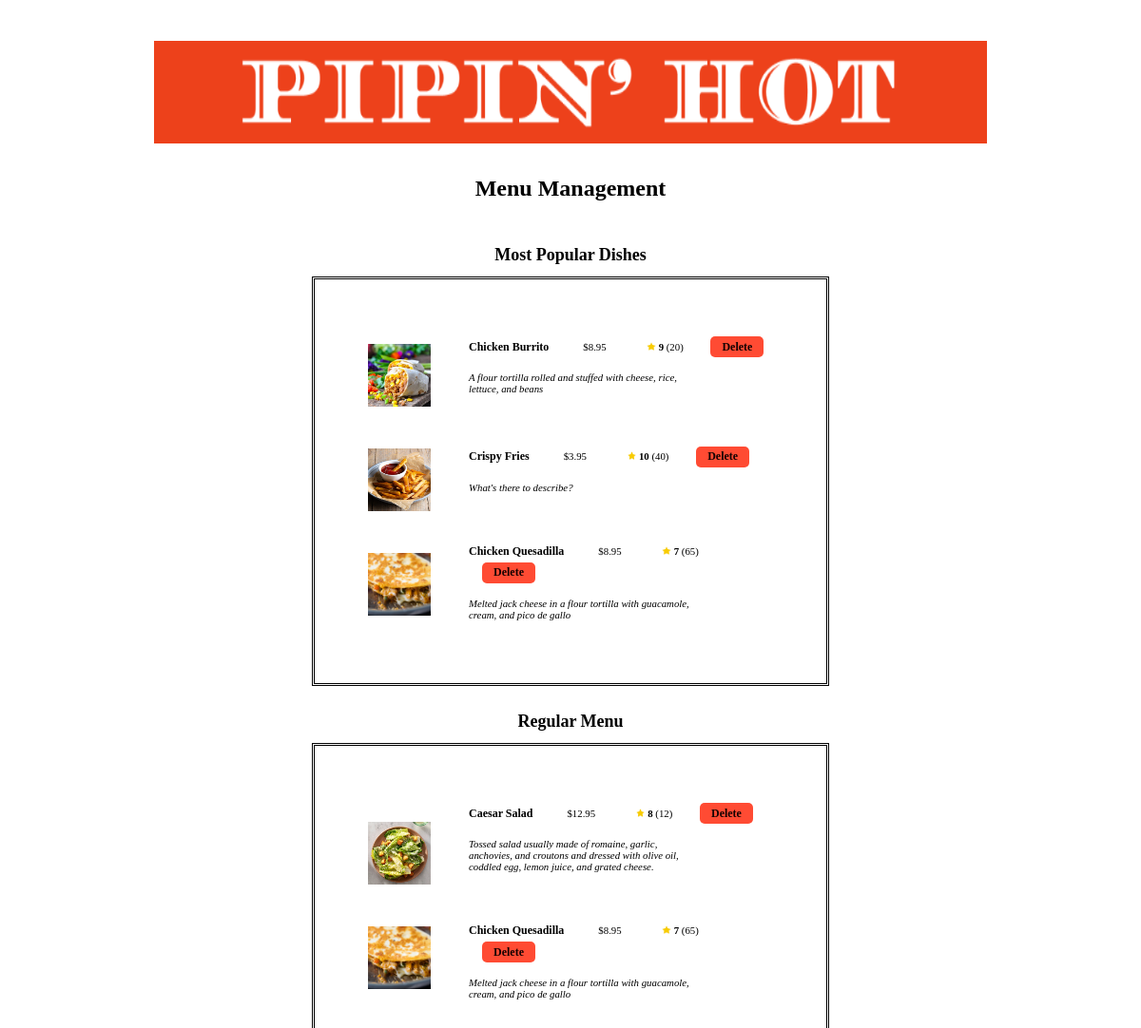
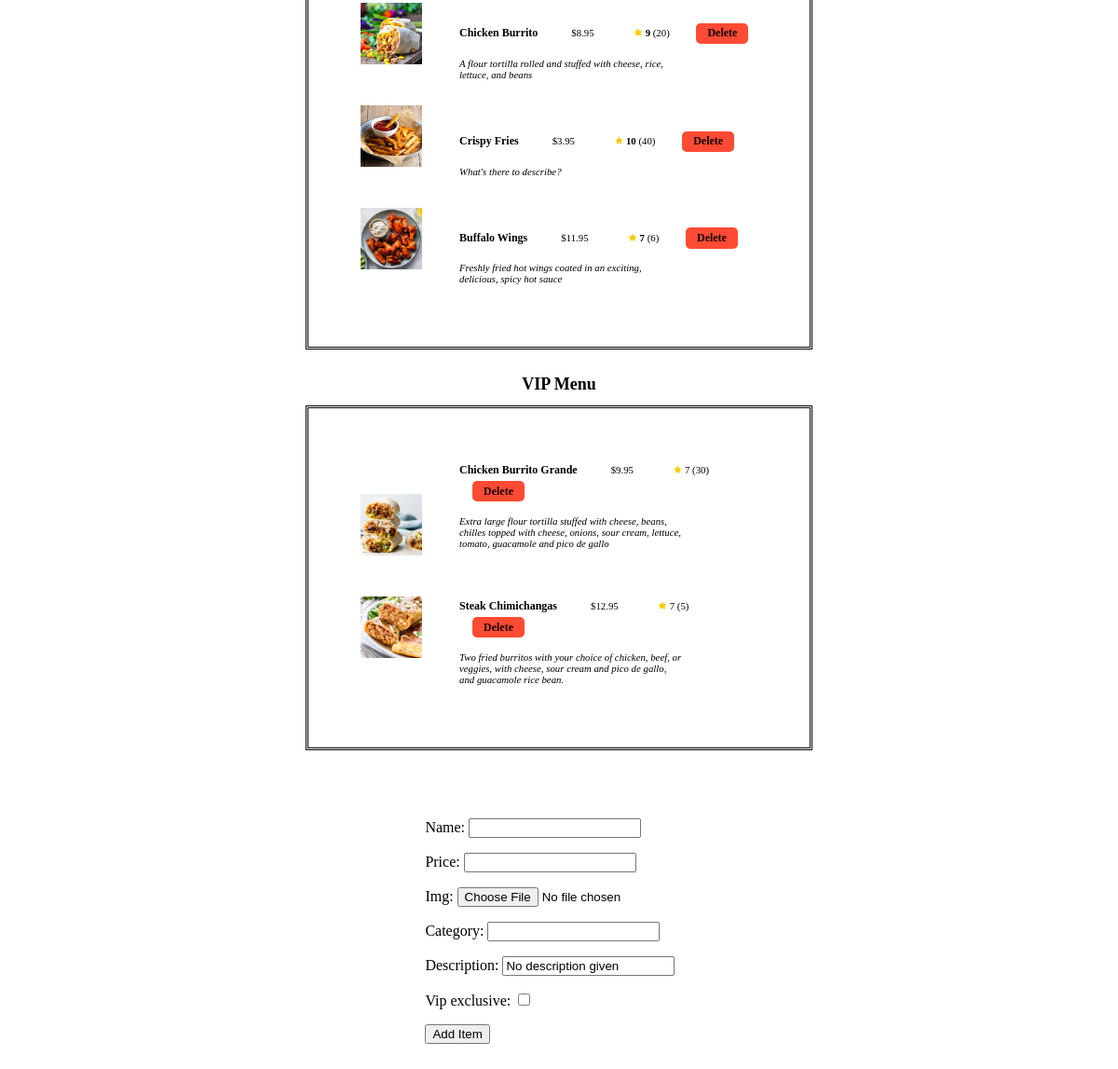
The page /menu/chefMenu/ (signed in) on the database its author committed (2 pictures, top to bottom).
### menu/models.py (models this page shows)
class FoodItem(models.Model):
    name = models.CharField(max_length=50, unique=True)
    price = models.DecimalField(max_digits=6, decimal_places=2)
    img = models.ImageField(upload_to='uploads/')
    category = models.CharField(max_length=50)
    description = models.CharField(
        max_length=300, default="No description given")
    quantity_ordered = models.IntegerField(default=0)
    rating = models.IntegerField(default=0)
    chef_name = models.ForeignKey(
        User, on_delete=models.CASCADE, blank=True, default=None)
    vip_exclusive = models.BooleanField(default=False)

### menu/views.py (the view)
# urls.py: path('chefMenu/', foodView, name = 'chef_menu'),
def foodView(request):
    form = FoodForm(request.POST, request.FILES)
    foodList = FoodItem.objects.all()
    topFoods = FoodItem.objects.order_by('rating')[3:]
    user = request.user
    if (Chef.objects.filter(pk=user).exists()):
        if form.is_valid():
            foodItem = form.save(commit=False)
            foodItem.chef_name = User.objects.get(pk=request.user.pk)
            foodItem.save()
        else:
            form = FoodForm()
        return render(request, 'chefMenu.html', {'form': form, 'foodList': foodList, 'topfoodList': topFoods})
    else:
        return redirect('default')

### menu/forms.py
class FoodForm(forms.ModelForm):
    class Meta:
        model = FoodItem
        fields = ['name', 'price', 'img', 'category', 'description', 'vip_exclusive']
        exclude = ['chef_name']

### menu/templates/chefMenu.html (shortened to what this page needs)
{% load static %}
{% load mathfilters %}
<!DOCTYPE html>
<html lang="en">
<head>
    <link rel = "stylesheet" href = "{% static '/css/chefMenu.css' %}">
</head>
<body>
    <div class = "headerLogo">
        <img src="{% static 'Pipin-Hot.png' %}"/>
    </div>
    <h1> Menu Management </h1>
    <h2> Most Popular Dishes </h2>
    <div class = "foodContainer">
        <div class = "pictureContainer">
        {% for item in topfoodList %}
            {% if item.vip_exclusive == False %}
            <u1 style = "list-style: none;">
                <li style = "padding: 20px;" >
                    <img src = "{{ item.img.url }}">
                </li>
            </u1>
            {% endif %}
        {% endfor %}
        </div>
        <div class = "itemContainer">
        {% for item in topfoodList %}
            {% if item.vip_exclusive == False %}
            <u1 style = "list-style: none;">
                <li style = "padding: 20px;">
                    <p class = "foodTitle">
                        {{ item.name }}
                    </p>
                    <p class = "foodInfo">
                        ${{ item.price }}
                    </p>
                    {% with num=item.rating denom=item.quantity_ordered %}
                    <p style = "margin-left: 40px; margin-right: 1vw" class = "foodInfo">
                        <img style = "width:0.8vw; height:0.75vw;" src = "{% static 'star.png' %}"/>
                        {% if item.quantity_ordered != 0 %}
                            <strong> {{ num|intdiv:denom }} </strong> ({{item.quantity_ordered}})
                        {% endif %}
                    </p>
                    {% endwith %}
                    <p style = "margin-left: 1vw; display: inline;  font-size: 1.5vw; font-family: Garamond, serif;">
                        <a href = "{% url 'deleteFood' item.name %}" class = "button"> Delete </a>
                    </p>
                    <p class = "foodDesc">
                        {{ item.description }}
                    </p>
                </li>
            </u1>
            {% endif %}
        {% endfor %}
        </div>
    </div>
    <h2> Regular Menu </h2>
    <div class = "foodContainer">
        <div class = "pictureContainer">
        {% for item in foodList %}
            {% if item.vip_exclusive == False %}
            <u1 style = "list-style: none;">
                <li style = "padding: 20px;" >
                    <img src = "{{ item.img.url }}">
                </li>
            </u1>
            {% endif %}
        {% endfor %}
        </div>
        <div class = "itemContainer">
        {% for item in foodList %}
            {% if item.vip_exclusive == False %}
            <u1 style = "list-style: none;">
                <li style = "padding: 20px;">
                    <p class = "foodTitle">
                        {{ item.name }}
                    </p>
                    <p class = "foodInfo">
                        ${{ item.price }}
                    </p>
                    {% with num=item.rating denom=item.quantity_ordered %}
                    <p style = "margin-left: 40px; margin-right: 1vw" class = "foodInfo">
                        <img style = "width:0.8vw; height:0.75vw;" src = "{% static 'star.png' %}"/>
                        {% if item.quantity_ordered != 0 %}
                            <strong> {{ num|intdiv:denom }} </strong> ({{item.quantity_ordered}})
                        {% endif %}
                    </p>
                    {% endwith %}
                    <p style = "margin-left: 1vw; display: inline;  font-size: 1.5vw; font-family: Garamond, serif;">
                        <a href = "{% url 'deleteFood' item.name %}" class = "button"> Delete </a>
                    </p>
                    <p class = "foodDesc">
                        {{ item.description }}
                    </p>
                </li>
            </u1>
            {% endif %}
        {% endfor %}
        </div>
    </div>
    <h2> VIP Menu </h2>
    <div class = "foodContainer">
        <div class = "pictureContainer">
            {% for item in foodList %}
                {% if item.vip_exclusive == True %}
                <u1 style = "list-style: none;">
                    <li style = "padding: 20px;" >
                        <img src = "{{ item.img.url }}">
                    </li>
                </u1>
                {% endif %}
            {% endfor %}
        </div>
        <div class = "itemContainer">
            {% for item in foodList %}
                {% if item.vip_exclusive == True %}
                <u1 style = "list-style: none;">
                    <li style = "padding: 20px;">
                        <p class = "foodTitle">
                            {{ item.name }}
                        </p>
                        <p class = "foodInfo">
                            ${{ item.price }}
                        </p>
                        {% with num=item.rating denom=item.quantity_ordered %}
                        <p style = "margin-left: 40px; margin-right: 1vw" class = "foodInfo">
                            <img style = "width:0.8vw; height:0.75vw;" src = "{% static 'star.png' %}"/>
                            {% if item.quantity_ordered != 0 %}
                                {{ num|intdiv:denom }} ({{item.quantity_ordered}})
                            {% endif %}
                        </p>
                        {% endwith %}
                        <p style = "margin-left: 1vw; display: inline;  font-size: 1.5vw; font-family: Garamond, serif;">
                            <a href = "{% url 'deleteFood' item.name %}" class = "button"> Delete </a>
                        </p>
                        <p class = "foodDesc">
                            {{ item.description }}
                        </p>
                    </li>
                </u1>
                {% endif %}
            {% endfor %}
        </div>
    </div>
    <div style = "margin-top: 5vw">
        <form method = "post" enctype="multipart/form-data">
            {{ form.as_p }}
            <button type="submit">Add Item</button>
        </form>
    </div>
</body>
</html>

### static/css/chefMenu.css (style rules this page uses)
.foodContainer { display: flex; align-items: center; justify-content: center; padding: 3vw; flex-direction: row; outline-style: double; }
.foodContainer img { width: 5.5vw; height: 5.5vw; display: inline; }
.pictureContainer { display: block; }
body { display: flex; align-items: center; justify-content: center; padding: 35px; flex-direction: column; }
.headerLogo { display: block; height: auto; margin-left: auto; margin-right: auto; }
.foodTitle { font-weight: bold; display: inline; margin-right: 2.75vw; font-size: 1.0vw; font-family: Garamond, serif; }
.foodInfo { display: inline; font-size: 0.9vw; font-family: Garamond, serif; }
.foodDesc { font-size: 0.9vw; font-family: Garamond, serif; width: 20vw; font-style: italic; }
.itemContainer { width: 30vw; height: auto; }

### menu/templates/chefMenu.html (style rules this page uses)
h1 { margin-top: 2.5vw; font-size: 2vw; font-family: "Garamond", serif; text-align: center; }
h2 { margin-top: 2.5vw; font-size: 1.5vw; font-family: "Garamond", serif; text-align: center; }
.button { border: none; color: rgb(20, 2, 2); padding: 0.30vw 1.0vw; text-align: center; text-decoration: none; display: inline-block; font-size: 1vw; font-weight: bold; font-family: Garamond, serif; margin: 4px 2px; cursor: pointer; border-radius: 5px; background-color:rgb(255, 75, 51) }

### rows shown on the page
FoodItem: img (picture), name "Chicken Burrito", price "8.95", vip_exclusive False (drawn), rating "9", quantity_ordered "20", description "A flour tortilla rolled and stuffed with cheese, rice, lettuce, and beans"
FoodItem: img (picture), name "Crispy Fries", price "3.95", vip_exclusive False (drawn), rating "10", quantity_ordered "40", description "What's there to describe?"
FoodItem: img (picture), name "Chicken Quesadilla", price "8.95", vip_exclusive False (drawn), rating "7", quantity_ordered "65", description "Melted jack cheese in a flour tortilla with guacamole, cream, and pico de gallo"
FoodItem: img (picture), name "Caesar Salad", price "12.95", rating "8", quantity_ordered "12", description "Tossed salad usually made of romaine, garlic, anchovies, and croutons and dressed with olive oil, coddled egg, lemon juice, and grated cheese."
FoodItem: img (picture), name "Buffalo Wings", price "11.95", rating "7", quantity_ordered "6", description "Freshly fried hot wings coated in an exciting, delicious, spicy hot sauce"
FoodItem: img (picture), name "Chicken Burrito Grande", price "9.95", rating "7", quantity_ordered "30", description "Extra large flour tortilla stuffed with cheese, beans, chilles topped with cheese, onions, sour cream, lettuce, tomato, guacamole and pico de gallo"
FoodItem: img (picture), name "Steak Chimichangas", price "12.95", rating "7", quantity_ordered "5", description "Two fried burritos with your choice of chicken, beef, or veggies, with cheese, sour cream and pico de gallo, and guacamole rice bean."
